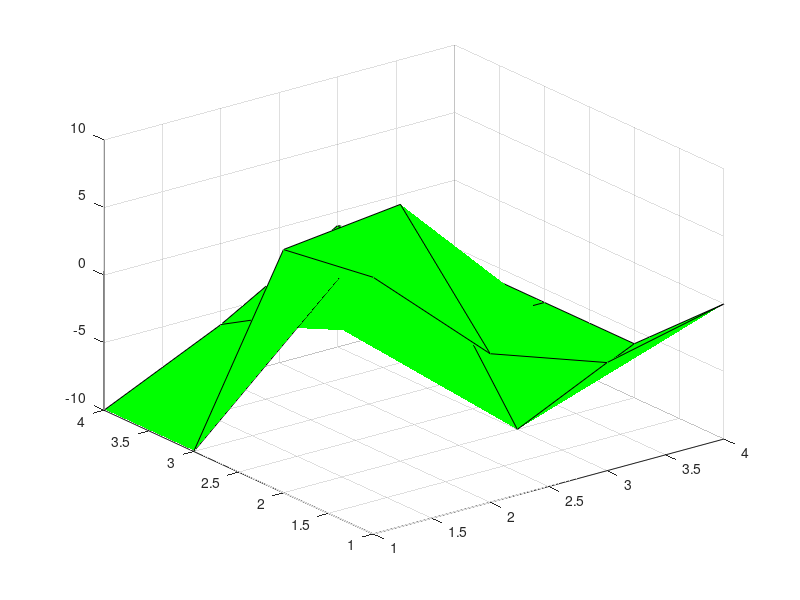

Source code (MATLAB):
%cau1
try
    rng(1);
    a.ans1a = randi([-5 5],1,16);
    a.ans1b = randi([-10 10],4,4);
catch
    a.ans1a = 0;
    a.ans1b = 0;
end

%cau2
try
    a.ans2 = sum(a.ans1a(1:2:end));
catch 
    a.ans2 = 0;
end

%cau3
try
    a.ans3 = sum(sum(a.ans1b));
catch
    a.ans3 = 0;
end

%cau4
try
    a.ans4 = a.ans1a(4:4:end) - 3;
catch
    a.ans4 = 0;
end

%cau5
try
    x = min(a.ans1a);
    a.ans5 = a.ans1b;
    a.ans5([2 4],:)=x;
catch
    a.ans5 = 0;
end    
%cau6
try
    x = reshape(a.ans1a,4,4);
    a.ans6 = x(3:4,:);
catch
    a.ans6 = 0;
end

%cau7
try
    A =[-2 -2 -2 1 ; -2 -4 -2 1 ; -2 -2 -4 1 ; -4 -4 -2 1];
    B =[-3 ; -6 ;-6; -9];
    a.ans7 = linsolve(A,B);
catch
    a.ans7 = 0;
end

%cau8
try
    h = figure('visible','off');
    mesh(a.ans1b,'facecolor','g','edgecolor','k')
    saveas(h,'a.ans8.jpg','jpg');
catch
end
